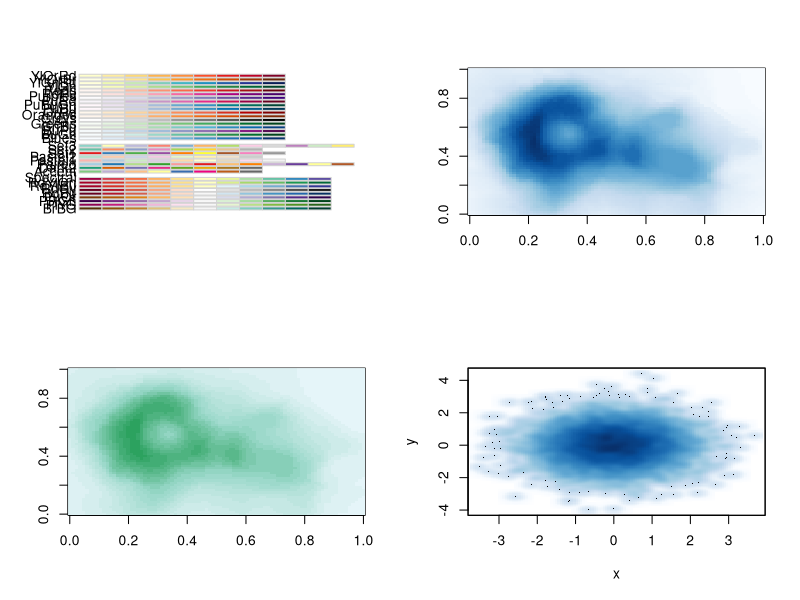
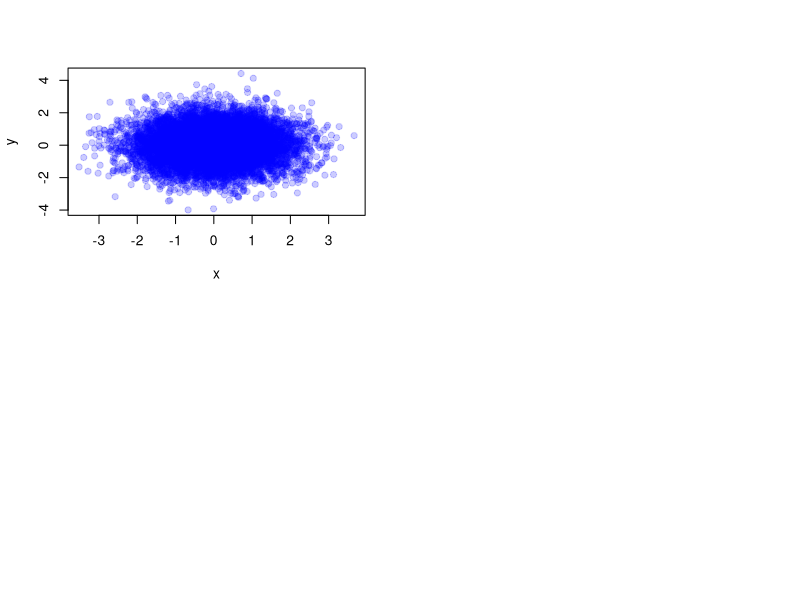

Write R code to recreate these figures, in order.
# ==================================================================================================
# colors
# ==================================================================================================

if (!require("RColorBrewer")) {
  install.packages("RColorBrewer")
  library(RColorBrewer)
}


par(mfrow=c(2,2))
display.brewer.all()

# library('grDrives')

pal <- colorRamp(c('red', 'blue'))
pal(0)
pal(seq(0, 1, len = 10))

pal <- colorRampPalette(c('red', 'yellow'))
pal(2)

cols <- colorRampPalette(brewer.pal(9, 'Blues'))(100)
image(volcano, col = cols)

cols <- brewer.pal(3, 'BuGn')
pal <- colorRampPalette(cols)
image(volcano, col = pal(20))

x <- rnorm(10000)
y <- rnorm(10000)
smoothScatter(x, y)

# transparency 
plot(x, y, pch = 19, col = rgb(0,0,1,0.2))
